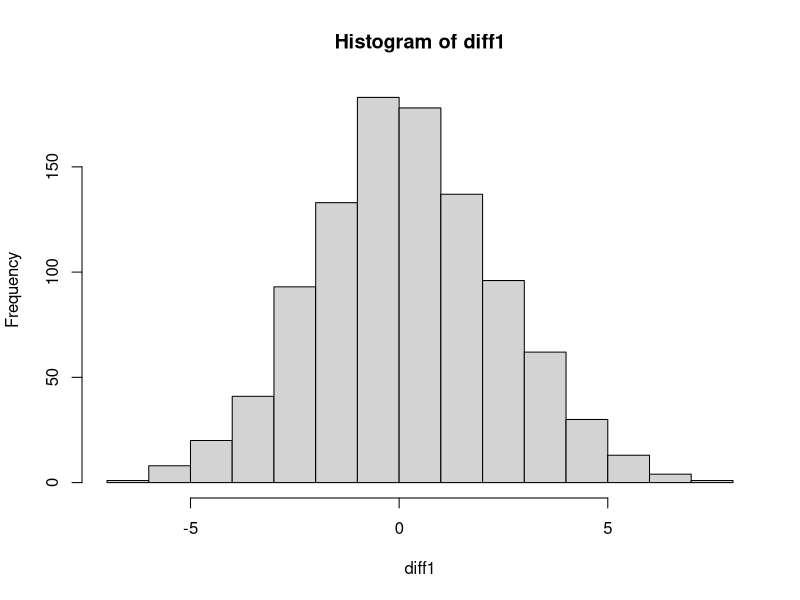
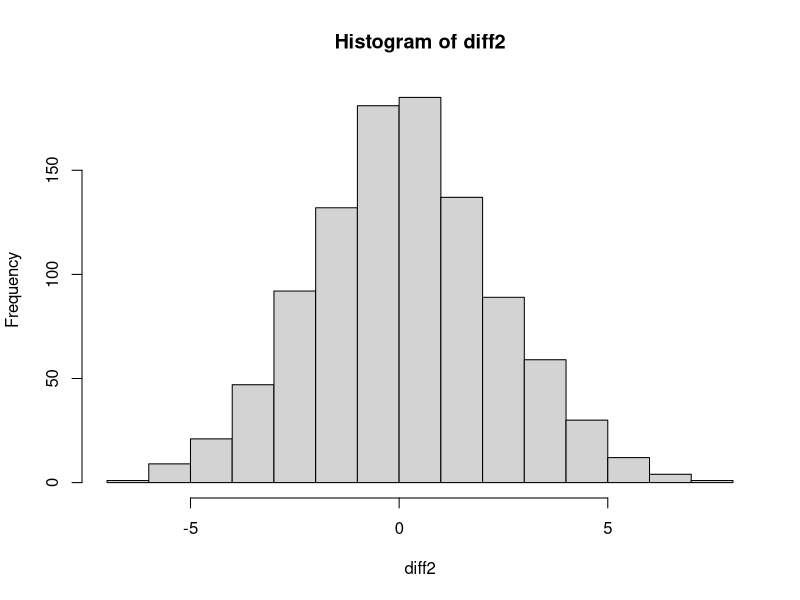

Here is the R script that generated these plots, in order:
## ---- chunk 1
knitr::opts_chunk$set(echo = TRUE)
## ---- chunk 2
EuclideanNorm = function(yqiu){
  res = sqrt(sum(yqiu^2))
  return(res)
}

EuclideanNorm(c(1 : 5))

EuclideanNorm(-10)
## ---- chunk 3
x = c(3 : 16)

EuclideanNorm(x)

d = 0
for (i in 1 : length(x)){
  d = d + x[i]^2
  cat("Iteration = ", i, ", value of x =", x[i], "value of d = ", d, "\n")
}
sqrt(d)

## ---- chunk 4
EuclideanNormLoop = function(x){
  d = 0
  for (i in 1 : length(x)){
    d = d + x[i]^2
  }
  return(sqrt(d))
}

EuclideanNormLoop(c(-10 : 10))

EuclideanNorm(c(-10 : 10))
## ---- chunk 5
myvar = function(x){
  n = length(x)   # sample size of x
  xbar = sum(x) / n
  x.centered = x - xbar
  res = sum(x.centered^2) / (n - 1)
  return(res)
}

myvar(c(-5 : 20))

var(c(-5 : 20)) # R build-in variance function

## ---- chunk 6
theta1 = function(x){
  res = mean(x)^2
  return(res)
}

theta2 = function(x){
  n = length(x)
  res = (sum(x)^2 - sum(x^2)) / (n * (n - 1))
  return(res)
}

# Simulation
# Suppose the sample size is 20 (n = 20)
# Simulation from normal distribution with mean 5 and variance 1
# Simualtion 1000 times

diff1 = c()
diff2 = c()

for (rep in 1 : 1000){
  z = rnorm(20, 5, 1)
  diff1[rep] = theta1(z) - 25
  diff2[rep] = theta2(z) - 25
}

hist(diff1)
hist(diff2)

MSE1 = sqrt(mean(diff1^2))
MSE2 = sqrt(mean(diff2^2))

MSE1

MSE2
